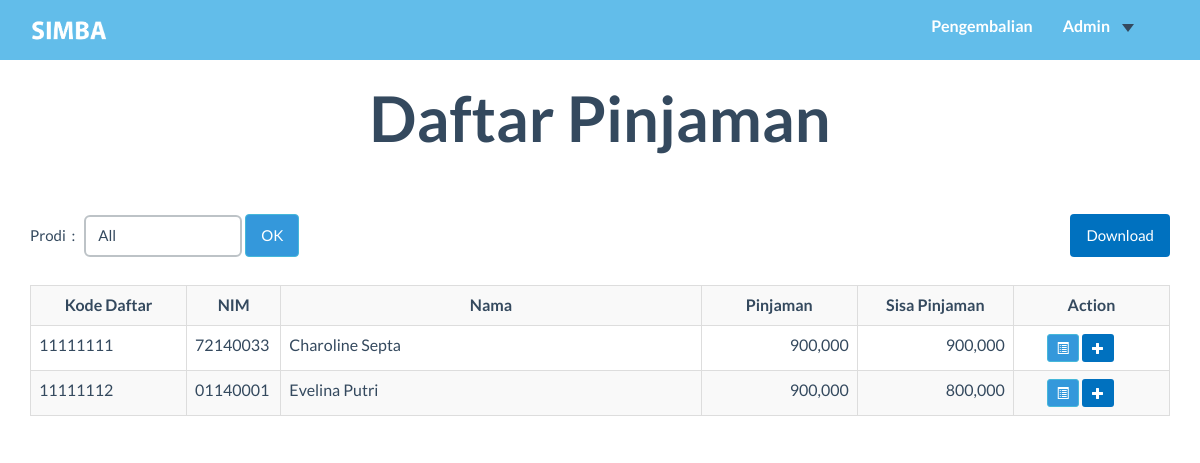
/user_admin/Cicilan.php, run on the app's committed database.
### tables this page shows
CREATE TABLE `pendaftaran` (
  `kd_daftar` int(8) NOT NULL,
  `nim` char(8) NOT NULL,
  `kd_bsw` char(3) NOT NULL,
  `tgl_daftar` timestamp NOT NULL DEFAULT CURRENT_TIMESTAMP,
  `nominal_pengajuan` int(11) NOT NULL,
  `nominal_disetujui` int(11) DEFAULT NULL,
  `sisa_pinjaman` int(11) DEFAULT NULL
);

CREATE TABLE `mahasiswa` (
  `NIM` char(8) NOT NULL,
  `kd_prodi` char(2) NOT NULL,
  `nama_mhs` varchar(99) NOT NULL,
  `gender` char(1) NOT NULL,
  `tgl_lahir` date NOT NULL,
  `email` varchar(99) NOT NULL,
  `alamat` varchar(999) NOT NULL,
  `kode_pos` char(5) NOT NULL,
  `no_telp` char(12) NOT NULL,
  `total_sks` int(11) NOT NULL
);

### user_admin/Cicilan.php (the view, shortened to what this page needs)
<?php
Include ("../function/coba.php");
?>
<!DOCTYPE HTML>
<html>
<head>
    <link href="../css/bootstrap.min.css" rel="stylesheet">
    <link rel="stylesheet" href="https://maxcdn.bootstrapcdn.com/bootstrap/3.3.7/css/bootstrap.min.css">
    <link href="../font-awesome/css/font-awesome.min.css" rel="stylesheet">
    <link href="../css/general.css" rel="stylesheet">
    <link href="../css/custom.css" rel="stylesheet">
    <link href="../css/owl.carousel.css" rel="stylesheet">
    <link href="../css/owl.theme.css" rel="stylesheet">
    <link href="../css/style.css" rel="stylesheet">
    <link href="../css/animate.css" rel="stylesheet">
    <link rel="stylesheet" href="../css/magnific-popup.css">
</head>
<body >
  <nav class="navbar-default" role="navigation" style="position: fixed; top: 0px;">
    <div class="container">
      <a class="" href="index.php">
        <img src="../img/logo2.png" height="45px" style="margin-top:8px; margin-left:0" id="logo"/>
      </a>
      <div class="collapse navbar-collapse navbar-right navbar-ex1-collapse stuckMenu">
        <ul class="nav navbar-nav">
          <li class="menuItem"><a href="Cicilan.php">Pengembalian </a></li>
          <li class="menuItem dropdown">
            <a class="dropdown-toggle" data-toggle="dropdown" href="#">Admin<span class="caret"></span></a>
          </li>
        </ul>
      </div>
    </div>
  </nav>
<br/><br/>
  <div class="container">
      <h2 class="text-center">Daftar Pinjaman</h2>
      <br/>
      <br/>
      <div class="row">
          <div class="col-md-12">
      <form class="form-inline" action="Cicilan.php" method="get">
          <div class="form-group ">
              <label class="control-label" for="prodi">Prodi &nbsp;: &nbsp;</label>
                  <select name="prodi" class="form-control" id="prodi" style="height: ;: auto">
                      <option  >All</option>
                  </select>
          </div>
          <input type="submit" class="btn btn-info" value="OK">
          <?php
          if(isset($_GET['prodi'])) {
              echo '<a href="export1.php?kd='.$_GET['prodi'].'" class="btn btn-primary pull-right">Download</a>';
          }else{
              echo '<a href="export1.php?" class="btn btn-primary pull-right">Download</a>';
          }
          ?>
          </form>
      <br/>
          </div>
      </div>
      <div class="row">
          <div class="col-md-12">
              <table class="table table-striped table-bordered">
                  <tr ">
                  <th class="text-center" width="13%">Kode Daftar</th>
                  <th class="text-center" width="5%">NIM</th>
                  <th class="text-center" width="35%">Nama</th>
                  <th class="text-center" width="13%">Pinjaman</th>
                  <th class="text-center" width="13%"> Sisa Pinjaman</th>
                  <th class="text-center" width="13%">Action</th>
                  </tr>
                  <?php
                  $getDataPinjaman=mysqli_query($koneksi,$GLOBALS["q"]);
                  while ($rowPjm =  mysqli_fetch_array($getDataPinjaman)){
                      $sisa=(string)$rowPjm[4];
                      if ($sisa<=0){
                          $sisa = "<strong style='color: #68bacd'>Lunas</strong>";
                        }else{
                          $sisa=(string) number_format($rowPjm[4]);
                        }
                      echo'
                          <tr>
                              <td>'.$rowPjm['kd_daftar'].'</td>
                              <td>'.$rowPjm['nim'].'</td>
                              <td>'.$rowPjm['nama_mhs'].'</td>
                              <td style="text-align:right">' .number_format($rowPjm['nominal_disetujui']).'</td>
                              <td style="text-align:right">'.$sisa.'</td>
                                <td >
                              <div style="margin-left:25px">';
                      if ($sisa<=0){
                          echo'
                                <button type="button" class="btn btn-info btn-xs" style="margin-left:20px;"data-toggle="modal" data-target="#myModal'.$rowPjm['kd_daftar'].'"><span class="glyphicon glyphicon-list-alt " style="margin:0 0 0 0; padding:0"></span></button>
                              ';
                      }else{
                          echo'
                                <button type="button" class="btn btn-info btn-xs" data-toggle="modal" data-target="#myModal'.$rowPjm['kd_daftar'].'"><span class="glyphicon glyphicon-list-alt " style="margin:0 0 0 0; padding:0"></span></button>
                                <button type="button" class="btn btn-primary btn-xs" data-toggle="modal" data-target="#addModal'.$rowPjm['kd_daftar'].'"><span class="glyphicon glyphicon-plus" style="margin:0 0 0 0; padding:0"></span></button>
                              ';
                      }
                     echo'
                                </div>
                                    <div id="myModal'.$rowPjm['kd_daftar'].'" class="modal fade" role="dialog">
                                            <td style:"text-algin:left;">'.$rowPjm['kd_daftar'].'</td>
                                            <td>'.$rowPjm['nim'].'</td>
                                            <td>'.$rowPjm['nama_mhs'].'</td>
                                            <td>'.$sisa.'</td>
                                           '.getDetailCicilan($rowPjm['kd_daftar']).'
                                    </div>
                                    <div id="addModal'.$rowPjm['kd_daftar'].'" class="modal fade" role="dialog">
                                            <td style:"text-algin:left;">'.$rowPjm['kd_daftar'].'</td>
                                            <td>'.$rowPjm['nim'].'</td>
                                            <td>'.$rowPjm['nama_mhs'].'</td>
                                            <td>'.$sisa.'</td>
                                                 <input type="hidden" min="0 "class="form-control" id="kd_daftar" name="kd_daftar" value="'.$rowPjm['kd_daftar'].'">
                                    </div>
                       ';
                  }
                  ?>
              </table>
  </div>
</body>
</html>

### css/general.css (style rules this page uses)
#logo { float: left; position: absolute;; }
body, html { height: 100%; width: 100%; overflow-x:hidden; }
.glyphicon { margin-right: 10px; }
.btn-primary { border-color: rgba(52, 73, 94, 0); }
.navbar-default { position: relative; min-height: 60px; width: 100%; z-index: 999; }
.navbar-default .navbar-nav>li>a { color: #ffffff; }

### css/custom.css (style rules this page uses)
li a, .dropbtn { display: inline-block; color: white; text-align: center; padding: 14px 16px; text-decoration: none; }
li.dropdown { display: inline-block; }
.table th, .table td { padding: 8px 12px; }

### data on the page
pendaftaran: kd_daftar "11111111", nim "72140033", nim.nama_mhs "Charoline Septa", nominal_disetujui "900,000", sisa_pinjaman "900,000"
pendaftaran: kd_daftar "11111112", nim "01140001", nim.nama_mhs "Evelina Putri", nominal_disetujui "900,000", sisa_pinjaman "800,000"
